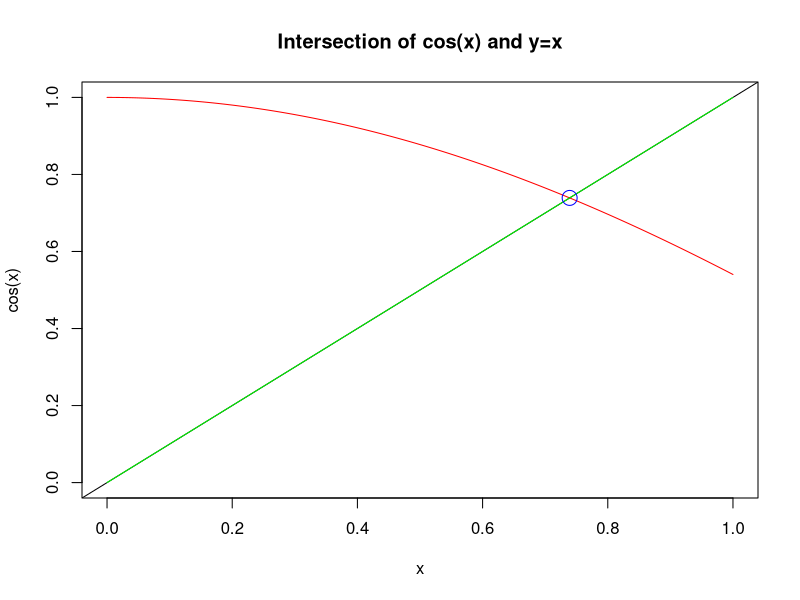
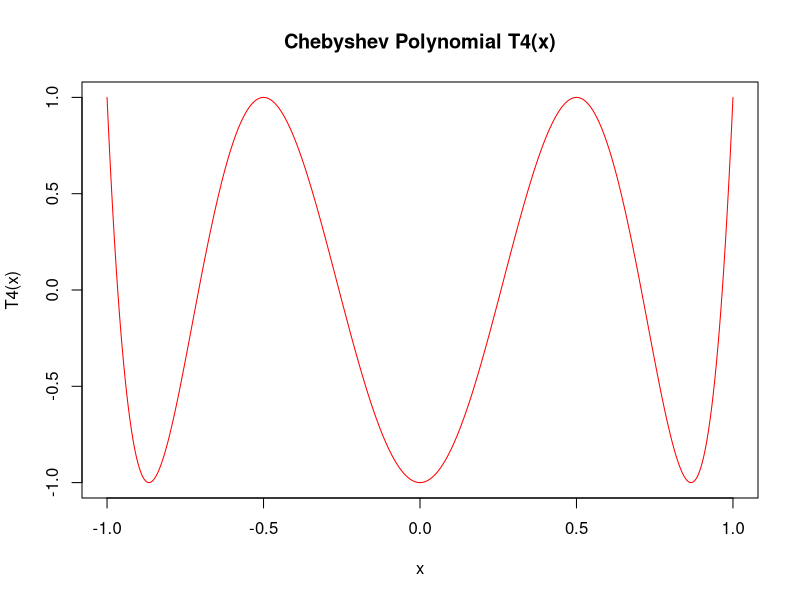

Recreate these plots in R, in order.
ChebyshevCoef <- function(n) {
  a0 <- numeric(n) # Initialize coefficients for T0(x)
  a0[1] <- 1
  a1 <- numeric(n) # Initialize coefficients for T1(x)
  a1[2] <- 1
  for (i in 3:n) {
    a <- 2 * c(0, a1[-n]) - a0 # Generate coefficients for Tn(x)
    a0 <- a1
    a1 <- a
  }
  return(a1)
}

Newton <- function(f, fd, x0, tol = 1e-8) {
  x <- x0
  repeat {
    dx <- f(x) / fd(x) # Fix: Correct Newton's update formula
    x <- x - dx
    if (abs(dx) < tol) return(x)
  }
}

NewtonHorner <- function(a, x0, tol = 1e-8) {
  x <- x0
  repeat {
    res <- Horner(a, x)
    dx <- res[1] / res[2] # Fix: Correct the derivative-based update
    x <- x - dx
    if (abs(dx) < tol) return(x)
  }
}

Horner <- function(a, x) {
  n <- length(a)
  y <- a[n]
  yd <- 0
  if (n > 1) {
    for (i in (n - 1):1) {
      yd <- yd * x + y
      y <- y * x + a[i]
    }
  }
  return(c(y, yd))
}

PolX <- function(a, x) {
  n <- length(a)
  y <- 0
  yd <- 0
  for (i in 1:n) {
    y <- y + a[i] * x^(i - 1)
    if (i > 1) {
      yd <- yd + (i - 1) * a[i] * x^(i - 2)
    }
  }
  return(c(y, yd))
}

# Example 1: Use Horner and PolX
n <- 2
x <- 2
a <- runif(n)
cat("Horner result:", Horner(a, x), "\n")
cat("PolX result:", PolX(a, x), "\n")

# Example 2: Plotting cos(x) and intersection with y = x
x <- seq(0, 1, 0.0001)
plot(x, cos(x), ylim = c(0, 1), type = 'l', col = 'red', main = "Intersection of cos(x) and y=x")
abline(a = 0, b = 1, col = 'black')
lines(x, x, col = 'green')

# Intersection using Newton's method
inters <- Newton(f = function(x) cos(x) - x, fd = function(x) -sin(x) - 1, x0 = 0, tol = 1e-8)
points(inters, cos(inters), col = 'blue', cex = 2)
cat("Intersection at:", inters, "\n")

# Example 3: Chebyshev Polynomials
a <- ChebyshevCoef(7)
x <- seq(-1, 1, 0.0001)
chebyshev_values <- sapply(x, function(x) Horner(a, x)[1])
plot(x, chebyshev_values, type = 'l', col = 'red', main = "Chebyshev Polynomial T4(x)", ylab = "T4(x)", xlab = "x")
